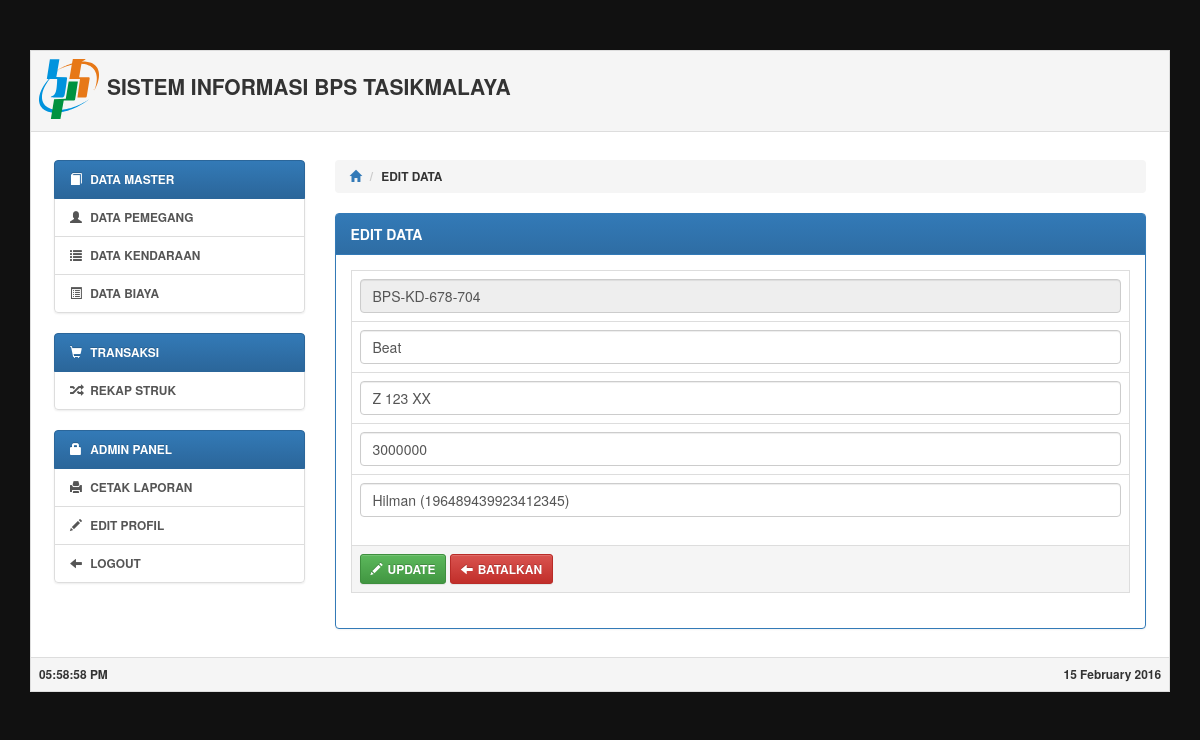
The page /kendaraan_edit.php?id=31 (signed in) on the database its author committed.
### tables this page shows
CREATE TABLE `kendaraan` (
  `id` bigint(20) NOT NULL,
  `nik` varchar(15) NOT NULL,
  `nama` varchar(50) NOT NULL,
  `nopol` varchar(10) NOT NULL,
  `anggaran` int(11) NOT NULL,
  `pemegang_id` bigint(20) DEFAULT NULL
);

CREATE TABLE `pemegang` (
  `id` bigint(20) NOT NULL,
  `nip` varchar(18) NOT NULL,
  `nama` varchar(50) NOT NULL,
  `alamat` varchar(100) NOT NULL,
  `telepon` varchar(12) NOT NULL
);

### config/config.php (called while the page is built, shortened)
<?php
$site_url   = 'http://bps.com';
include './config/database.php';
?>

### config/database.php (called while the page is built, shortened)
<?php
function db_kendaraan_get_row_by_id($id) {
    $sql = "SELECT * FROM kendaraan WHERE id='$id'";
    $query = mysql_query($sql);
    $query_row = mysql_fetch_array($query);
    return $query_row;
}
function db_kendaraan_get_nama_pemegang($id) {
    $sql = "SELECT * FROM pemegang WHERE id='$id'";
    $query = mysql_query($sql);
    $query_row = mysql_fetch_array($query);
    return $query_row;
}
?>

### view/kendaraan_edit.php (the view, shortened to what this page needs)
<div class="container box">
    <table class="table table-bordered table-responsive">
        <tbody>
            <tr>
                <td class="active">
                    <img src="image/bps-logo.svg" width="64" height="64"/>
                    <strong class="text-title">SISTEM INFORMASI BPS TASIKMALAYA</strong>
                </td>
            </tr>
            <tr>
                <td>
                    <br/>
                    <div class="col-lg-3 col-md-3">
                        <?php include './view/sidebar.php'; ?>
                    </div>
                    <div class="col-lg-9 col-md-9">
                        <ol class="breadcrumb small bold">
                            <li><a href="<?php echo $site_url; ?>/home.php"><i class="glyphicon glyphicon-home"></i></a></li>
                            <li><?php echo $site_title; ?></li>
                        </ol>
                        <div class="panel panel-primary">
                            <div class="panel-heading">
                                <b>EDIT DATA</b>
                            </div>
                            <div class="panel-body collapse in" id="create">
                                <form action="./kendaraan_edit.php?id=<?php echo $site_id;?>" method="POST" id="formKendaraan">
                                    <table class="table table-bordered table-responsive table-hover small">
                                        <tr>
                                            <td>
                                                <input id="cnik" type="text" name="nik" placeholder="Masukan NIK" class="form-control disabled" maxlength="18" value="<?php echo $data['nik']; ?>" readonly/>
                                            </td>
                                        </tr>
                                        <tr>
                                            <td>
                                                <input id="cnama" type="text" name="nama" placeholder="Masukan Nama Kendaraan" class="form-control" value="<?php echo $data['nama']; ?>" maxlength="50"/>
                                            </td>
                                        </tr>
                                        <tr>
                                            <td>
                                                <input id="cnopol" type="text" name="nopol" placeholder="Masukan No. Polisi Kendaraan" class="form-control" value="<?php echo $data['nopol']; ?>" maxlength="10"/>
                                            </td>
                                        </tr>
                                        <tr>
                                            <td>
                                                <input id="canggaran" type="text" name="anggaran" placeholder="Masukan Jumlah Anggaran (RP) Per Tahun" class="form-control" value="<?php echo $data['anggaran']; ?>" maxlength="11" required/>
                                            </td>
                                        </tr>
                                        <tr>
                                            <td>
                                                <input id="cpemegang_nama" type="text" autocomplete="off" name="pemegang_nama" placeholder="Masukan Nama Atau NIP Pemegang" class="form-control" onkeyup="autoNama()" value="<?php
                                                    if ($data['pemegang_id'] != NULL){
                                                        $pemegang = db_kendaraan_get_nama_pemegang($data['pemegang_id']);
                                                        echo $pemegang['nama'].' ('.$pemegang['nip'].')';
                                                    }
                                                ?>" maxlength="100"/>
                                            </td>
                                        </tr>
                                        <tr>
                                            <td class="active">
                                                <div class="btn-group-sm">
                                                    <button class="btn btn-success" type="submit" name="update"><i class="glyphicon glyphicon-pencil space-5"></i><b>UPDATE</b></button>
                                                    </form>
                                                    <a href="./kendaraan.php" class="btn btn-danger"><i class="glyphicon glyphicon-arrow-left space-5"></i><b>BATALKAN</b></a>
                                                </div>
                                            </td>
                                        </tr>
                                    </table>
                            </div>
            <tr>
                <td class="active">
                    <small class="bold pull-left"><span id="footer-time"></span></small>
                    <small class="bold pull-right"><span id="footer-date"></span></small>
                </td>
            </tr>

### theme/css/custom.css (style rules this page uses)
body { background-color: #111; padding-top: 50px; min-width: 480px; }
.space-5 { margin-right: 5px; }
.bold { font-weight: bold; }
.text-title { font-weight: bold; font-size: 150%; text-transform: uppercase; }
.table { background-color: #fff; }

### rows shown on the page
kendaraan: nik "BPS-KD-678-704", nama "Beat", nopol "Z 123 XX", anggaran "3000000", pemegang_nama "Hilman (196489439923412345)"

### other values the page prints
$site_title "EDIT DATA"
